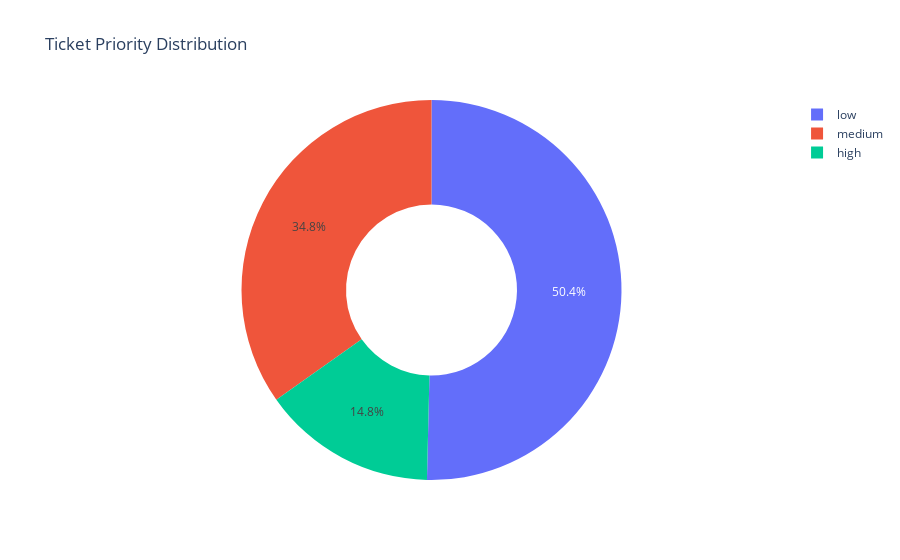

Notebook cell for this chart:
### Code cell
#Priority Distribution
fig = px.pie(
    support_tickets,
    names="priority",
    title="Ticket Priority Distribution",
    hole=0.45
)

fig.show()

### Figure 1 — Plotly figure (JSON) as saved in the notebook; plotly's stock layout.template omitted (floating-point values rounded to 4 significant figures; data arrays with more than 128 entries replaced by an {"elided": "..."} marker saying what was removed)
{"data": [{"domain": {"x": [0, 1], "y": [0, 1]}, "hole": 0.45, "hovertemplate": "priority=%{label}<extra></extra>", "labels": {"elided": "59869 str values"}, "legendgroup": "", "name": "", "showlegend": true, "type": "pie"}], "layout": {"legend": {"tracegroupgap": 0}, "title": {"text": "Ticket Priority Distribution"}}}
